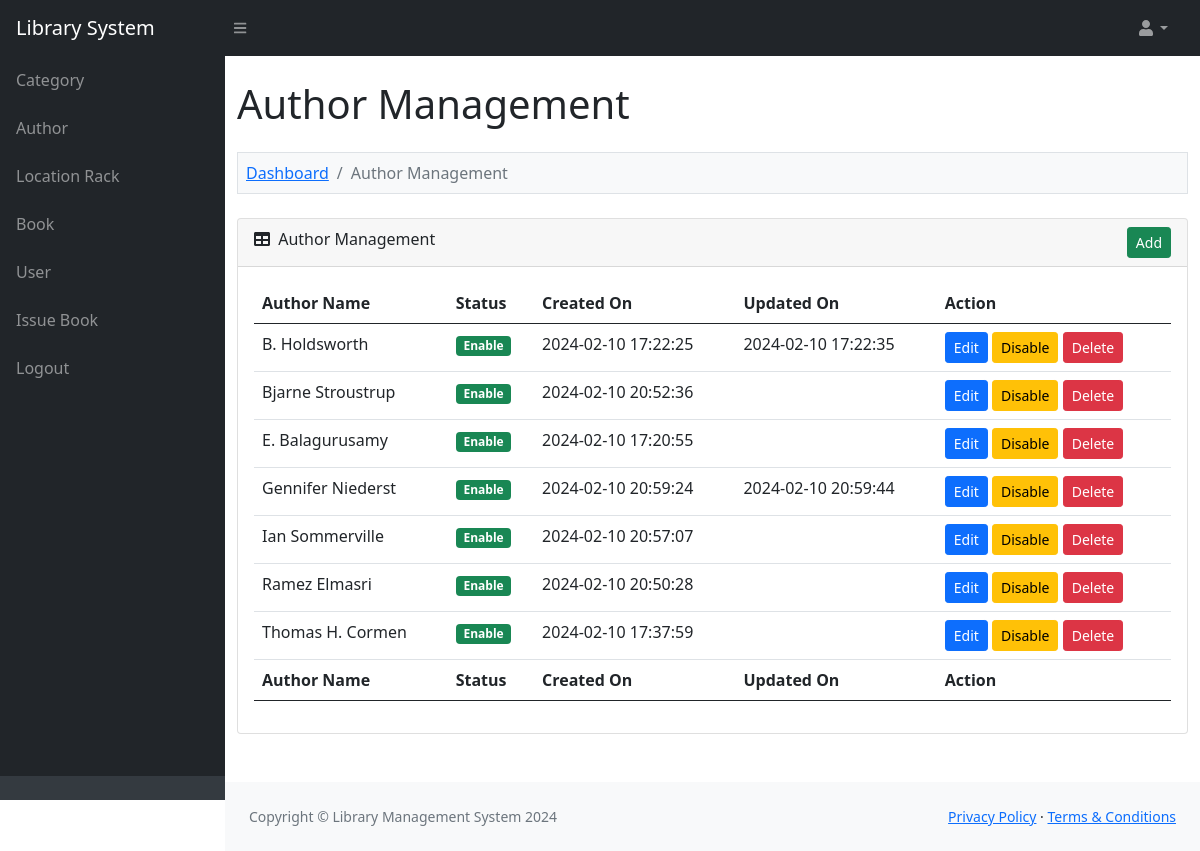
The page /admin/author.php (signed in) on the database as committed earlier.
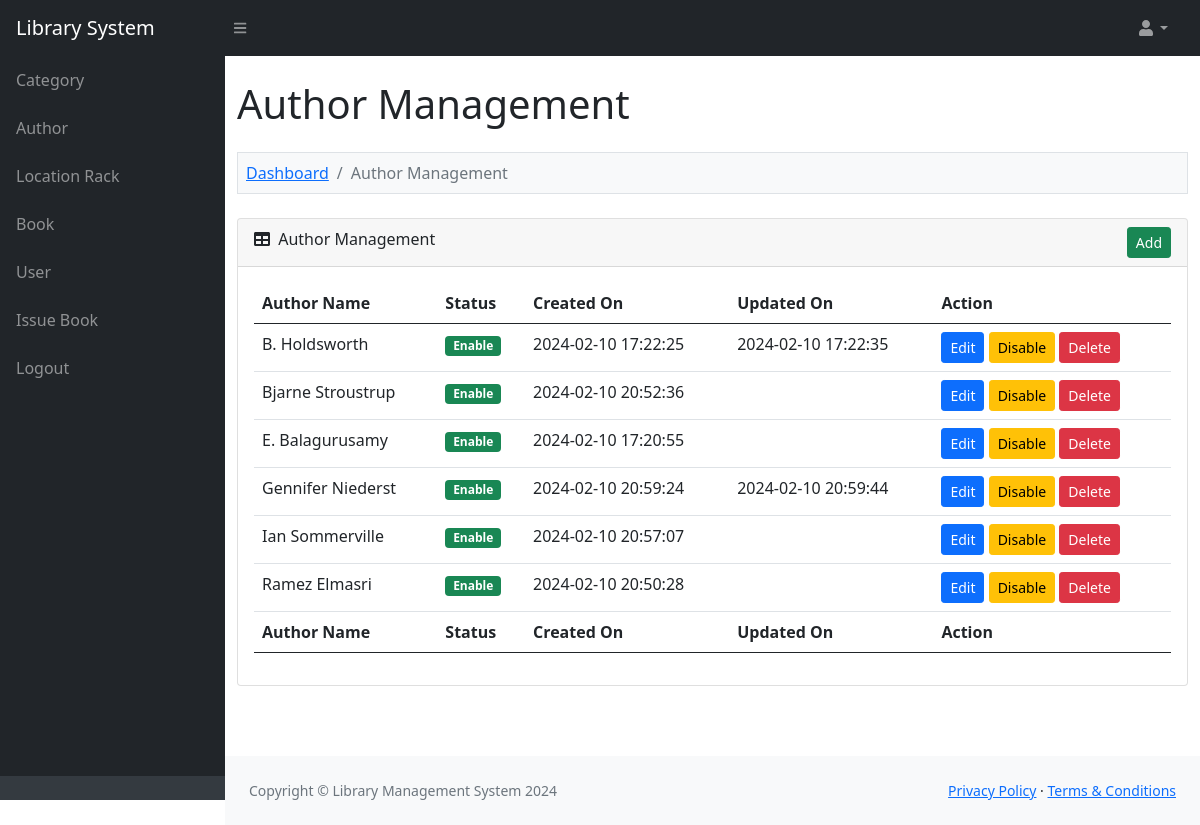
The same page on the database as committed later.
### tables this page shows
CREATE TABLE `lms_author` (
  `author_id` int(11) NOT NULL,
  `author_name` varchar(200) NOT NULL,
  `author_status` enum('Enable','Disable') NOT NULL,
  `author_created_on` varchar(30) NOT NULL,
  `author_updated_on` varchar(30) NOT NULL
);

### function.php (called while the page is built, shortened)
<?php
function convert_data($string, $action = 'encrypt')
{
	$encrypt_method = "AES-256-CBC";
	$secret_key = 'AA74CDCC2BBRT935136HH7B63C27';
	$secret_iv = '5fgf5HJ5g27';
	$key = hash('sha256', $secret_key);
	$iv = substr(hash('sha256', $secret_iv), 0, 16);
	if ($action == 'encrypt')
	{
		$output = openssl_encrypt($string, $encrypt_method, $key, 0, $iv);
	    $output = base64_encode($output);
	}
	else if ($action == 'decrypt')
	{
		$output = openssl_decrypt(base64_decode($string), $encrypt_method, $key, 0, $iv);
	}
	return $output;
}
?>

### admin/author.php (the view, shortened to what the changed rows need)
<?php
include '../database_connection.php';
include '../function.php';
$error = '';
$query = "
	SELECT * FROM lms_author
    ORDER BY author_name ASC
";
$statement = $connect->prepare($query);
$statement->execute();
include '../header.php';
?>
<div class="container-fluid py-4" style="min-height: 700px;">
	<h1>Author Management</h1>
	<?php
	if(isset($_GET["action"]))
	{
		if($_GET["action"] == "add")
		{
	?>
	<ol class="breadcrumb mt-4 mb-4 bg-light p-2 border">
		<li class="breadcrumb-item"><a href="index.php">Dashboard</a></li>
        <li class="breadcrumb-item"><a href="author.php">Author Management</a></li>
        <li class="breadcrumb-item active">Add Author</li>
    </ol>
    <div class="row">
    	<div class="col-md-6">
    		<?php
    		if($error != '')
    		{
    			echo '<div class="alert alert-danger alert-dismissible fade show" role="alert"><ul class="list-unstyled">'.$error.'</ul> <button type="button" class="btn-close" data-bs-dismiss="alert" aria-label="Close"></button></div>';
    		}
    		?>
    		<div class="card mb-4">
    			<div class="card-header">
    				<i class="fas fa-user-plus"></i> Add New Author
                </div>
                <div class="card-body">
                	<form method="post">
                		<div class="mb-3">
                			<label class="form-label">Author Name</label>
                			<input type="text" name="author_name" id="author_name" class="form-control" />
                		</div>
                		<div class="mt-4 mb-0">
                			<input type="submit" name="add_author" class="btn btn-success" value="Add" />
                		</div>
                	</form>
                </div>
            </div>
    	</div>
    </div>
	<?php
		}
		else if($_GET["action"] == 'edit')
		{
			$author_id = convert_data($_GET["code"], 'decrypt');
			if($author_id > 0)
			{
				$query = "
				SELECT * FROM lms_author
                WHERE author_id = '$author_id'
				";
				$author_result = $connect->query($query);
				foreach($author_result as $author_row)
				{
	?>
	<ol class="breadcrumb mt-4 mb-4 bg-light p-2 border">
		<li class="breadcrumb-item"><a href="index.php">Dashboard</a></li>
        <li class="breadcrumb-item"><a href="author.php">Author Management</a></li>
        <li class="breadcrumb-item active">Edit Author</li>
    </ol>
    <div class="row">
    	<div class="col-md-6">
    		<div class="card mb-4">
    			<div class="card-header">
    				<i class="fas fa-user-edit"></i> Edit Author Details
    			</div>
    			<div class="card-body">
    				<form method="post">
    					<div class="mb-3">
    						<label class="form-label">Author Name</label>
    						<input type="text" name="author_name" id="author_name" class="form-control" value="<?php echo $author_row['author_name']; ?>" />
    					</div>
    					<div class="mt-4 mb-0">
    						<input type="hidden" name="author_id" value="<?php echo $_GET['code']; ?>" />
    						<input type="submit" name="edit_author" class="btn btn-primary" value="Edit" />
    					</div>
    				</form>
    			</div>
    		</div>
    	</div>
    </div>
	<?php
				}
			}
		}
	}
	else
	{
	?>
	<div class="card mb-4">
		<div class="card-body">
			<table id="datatablesSimple" class="table">
				<thead>
					<tr>
						<th>Author Name</th>
						<th>Status</th>
						<th>Created On</th>
						<th>Updated On</th>
						<th>Action</th>
					</tr>
				</thead>
				<tfoot>
					<tr>
						<th>Author Name</th>
						<th>Status</th>
						<th>Created On</th>
						<th>Updated On</th>
						<th>Action</th>
					</tr>
				</tfoot>
				<tbody>
				<?php
				if($statement->rowCount() > 0)
				{
					foreach($statement->fetchAll() as $row)
					{
						$author_status = '';
						$author_status_btn = '';
						if($row['author_status'] == 'Enable')
						{
							$author_status = '<div class="badge bg-success">Enable</div>';
							$author_status_btn='Disable';
						}
						else
						{
							$author_status = '<div class="badge bg-danger">Disable</div>';
							$author_status_btn='Enable';
						}
						echo '
						<tr>
							<td>'.$row["author_name"].'</td>
							<td>'.$author_status.'</td>
							<td>'.$row["author_created_on"].'</td>
							<td>'.$row["author_updated_on"].'</td>
							<td>
								<a href="author.php?action=edit&code='.convert_data($row["author_id"]).'" class="btn btn-sm btn-primary">Edit</a>
								<button type="button" name="delete_button" class="btn btn-warning btn-sm" onclick="delete_data(`'.$row["author_id"].'`, `'.$row["author_status"].'`)">'.$author_status_btn.'</button>
								<button name="dlt-btn" class="btn btn-danger btn-sm dlt-btn"  onclick="delete_cat(`'.$row["author_id"].'`);">Delete</button>
							</td>
						</tr>
						';
					}
				}
				else
				{
					echo '
					<tr>
						<td colspan="4" class="text-center">No Data Found</td>
					</tr>
					';
				}
				?>
				</tbody>
			</table>
		</div>
	</div>
	<?php
	}
	?>
</div>
<?php
include '../footer.php';
?>

Rows that differ between the two databases and show on the page:
removed lms_author: author_name "Thomas H. Cormen", shows "Enable", author_created_on "2024-02-10 17:37:59", author_status "Disable"
